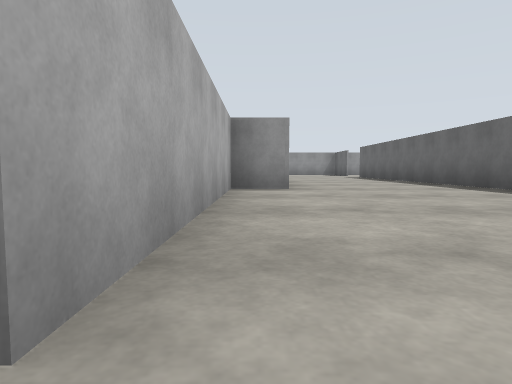
view 1 (above)

24 first-person views from a walk through a robot-simulator world made for Gazebo. The camera is 0.72 m above the floor, tilts 4° down and sees 75° across. The floor is counted in squares, 2.5 m on a side. Each view is taken from the middle of a square. On the plan, view 1 faces up. The plan holds only what a view shows up to about 9 squares ahead; the rest is blank. The place goes on beyond the plan.

view 2
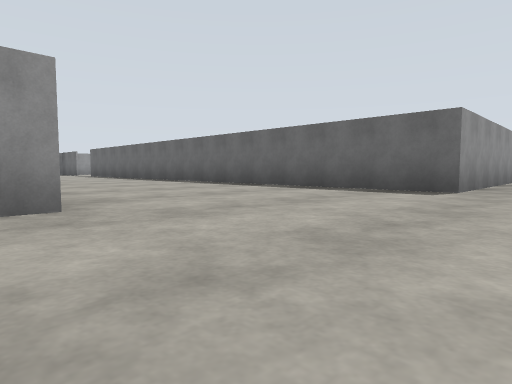

view 3
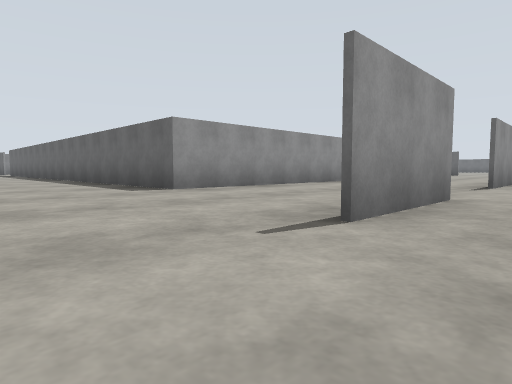

view 4
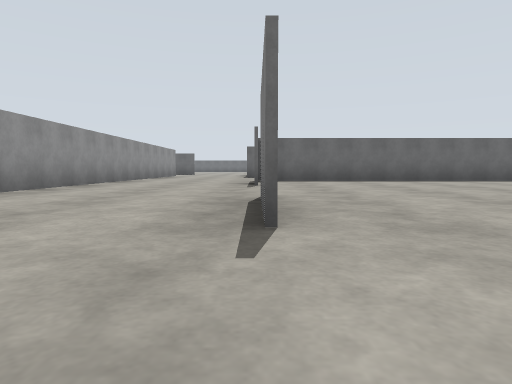

view 5
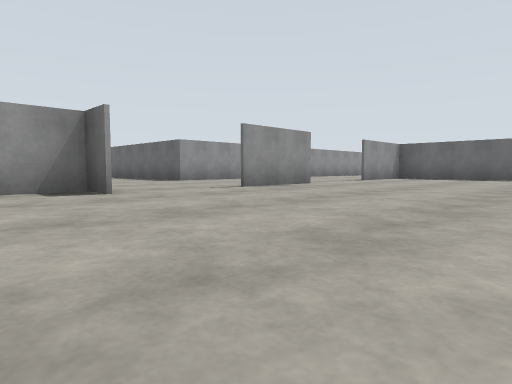

view 6
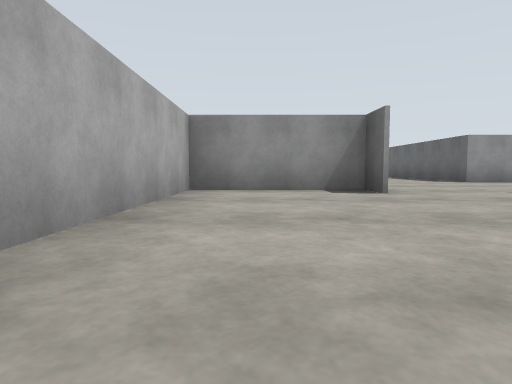

view 7
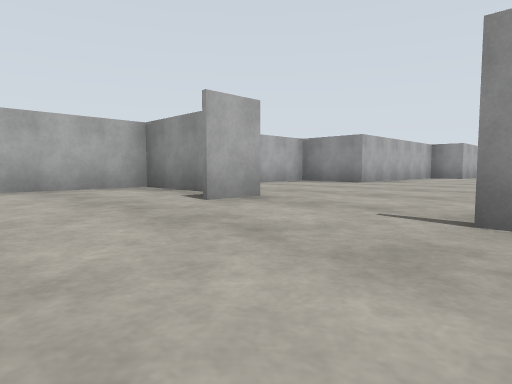

view 8
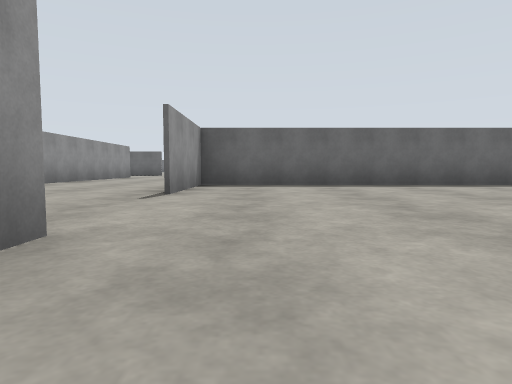

view 9
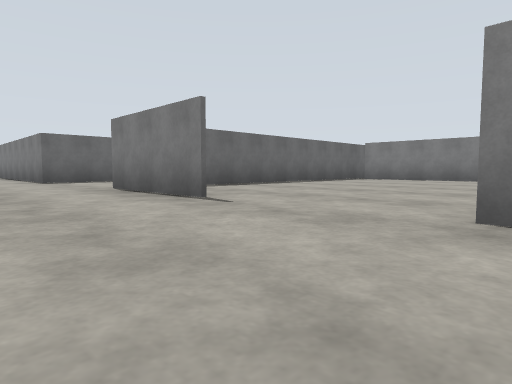

view 10
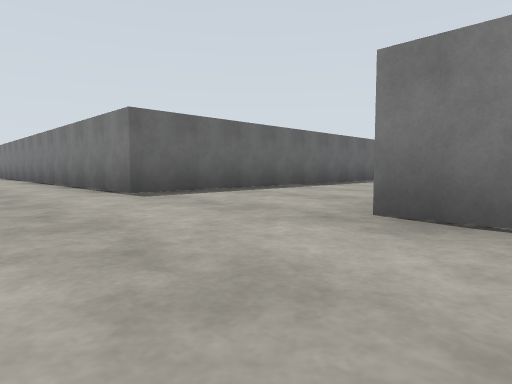

view 11
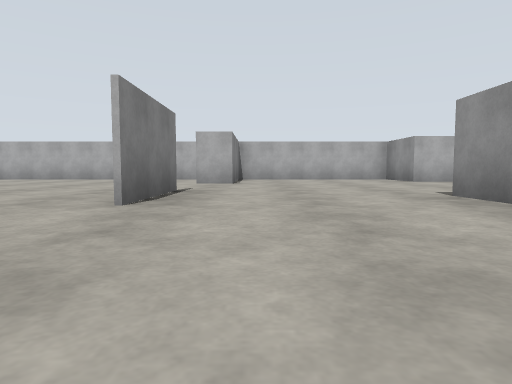

view 12
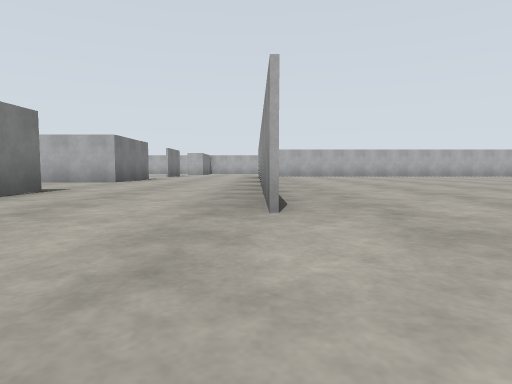

view 13
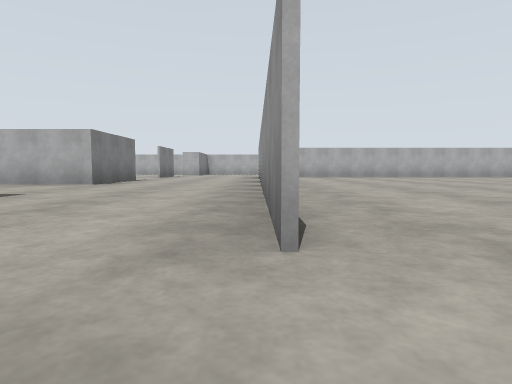

view 14
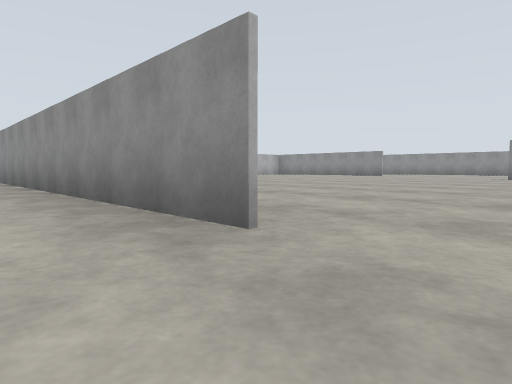

view 15
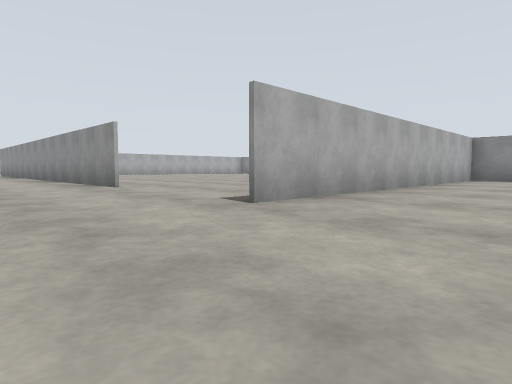

view 16
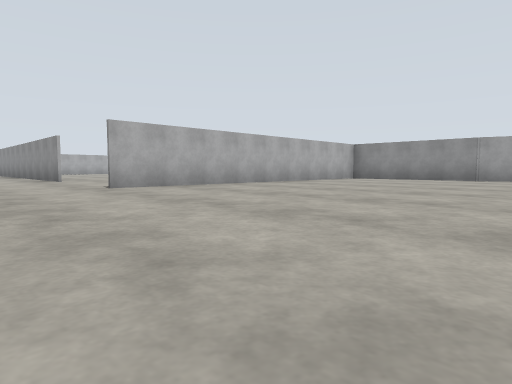

view 17
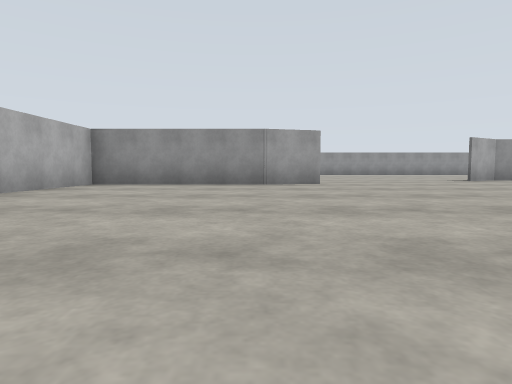

view 18
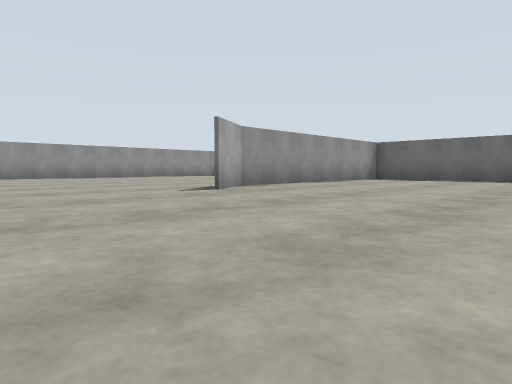

view 19
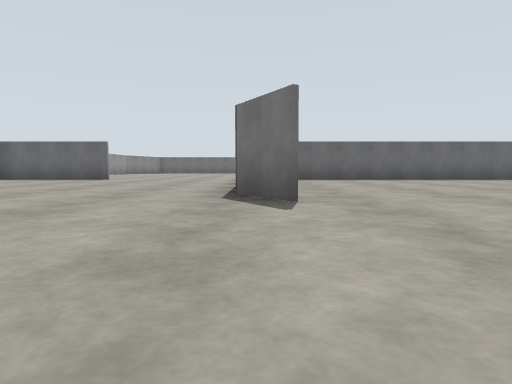

view 20
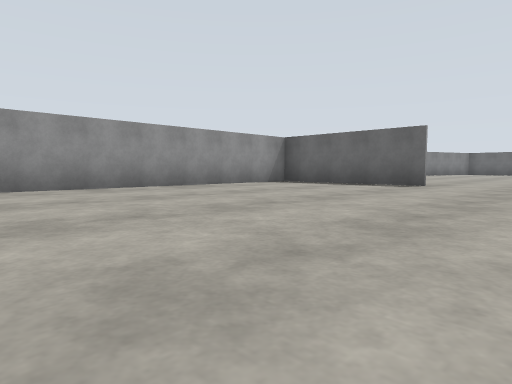

view 21
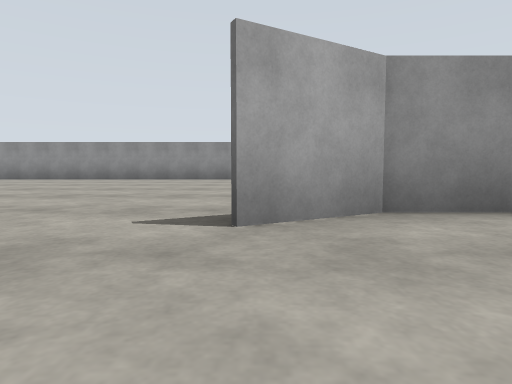

view 22
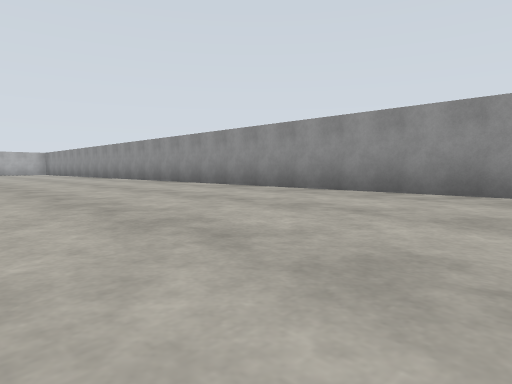

view 23
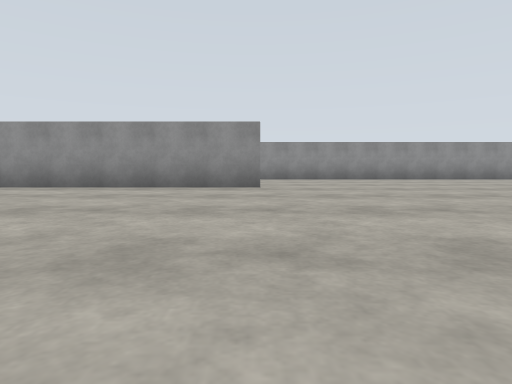

view 24
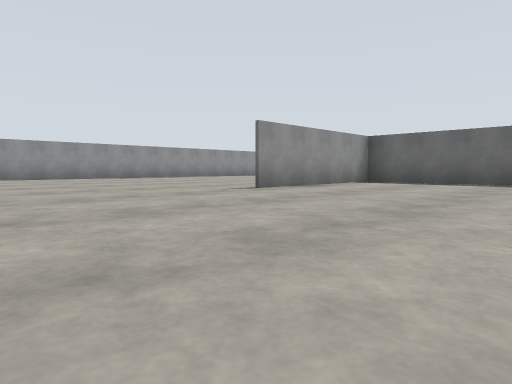

### Floor plan
Points are (right, up) in squares from view 1. A wall is a line through its corners. A room is listed if a view was taken in it or the views show most of it. See-through windows are left out.
Room 1 (views 1, 2, 4, 9, 10, 11)
walls: (6.6, -4) (8.9, -4) (8.9, -5.7); (2.5, -4) (4.5, -4); (11.4, -0.9) (3.5, -0.9) (3.5, 3.6); (-1.6, -3.5) (0.5, -3.5) (0.5, -4.3); (-0.4, 3.5) (-0.4, 0.5) (-1.9, 0.5) (-1.9, -3); (11.8, -8.5) (11.8, -3.7)
ways out: opening at (1.5, -4) to room 2; opening at (5.5, -4) to room 2; opening at (1, 4) to room 3; opening at (12.5, -2.5) to room 3
Room 2 (views 3, 5, 6, 7, 8)
walls: (4.5, -4.1) (2.5, -4.1); (0.5, -4.3) (0.5, -3.5) (-2, -3.5); (-1.9, -3) (-1.9, -8.5); (8.9, -8.5) (8.9, -4.1) (6.6, -4.1)
ways out: opening at (1.5, -4) to room 1; opening at (5.5, -4) to room 1
Room 3 (views 12, 13, 14, 19, 20, 22, 23, 24)
walls: (17, 6) (17, 8.5) (13.5, 8.5); (9.1, 11.1) (5, 11.1); (13.9, -0.9) (11.4, -0.9); (24.8, 7.7) (25.9, 8.3); (11.8, -3.7) (17.4, -3.7); (3.5, 3.6) (3.5, 9); (0.6, 4.7) (-0.4, 4.7) (-0.4, 3.5); (30.8, 11.9) (30.8, 15) (9.1, 15)
ways out: opening at (1, 4) to room 1; opening at (12.5, -2.5) to room 1; opening at (17, -2.5) to room 4; opening at (23, 7) to room 4
Room 4 (views 15, 16, 17, 18, 21)
walls: (21.3, 6.3) (20.1, 6); (20.2, 6) (17, 6) (17, -1.1); (30.8, 1.1) (30.8, 8.2) (25.8, 8.2) (24.9, 7.6); (17.4, -3.7) (19.1, -3.7)
ways out: opening at (17, -2.5) to room 3; opening at (23, 7) to room 3

Where each view was taken, in squares from view 1:
view 1: 0 up, 0 right, facing up
view 2: 2 down, 1 left, facing up-right
view 3: 5 down, 1 right, facing up-right
view 4: 4 down, 1 right, facing right
view 5: 8 down, 1 left, facing up-right
view 6: 8 down, 1 left, facing up
view 7: 6 down, 3 right, facing up-left
view 8: 5 down, 3 right, facing right
view 9: 2 down, 4 right, facing down-right
view 10: 2 down, 8 right, facing down-right
view 11: 3 down, 7 right, facing left
view 12: 1 down, 16 right, facing left
view 13: 1 down, 15 right, facing left
view 14: 2 down, 15 right, facing up-left
view 15: 3 down, 19 right, facing up-left
view 16: 3 down, 22 right, facing up-left
view 17: 0 up, 20 right, facing up
view 18: 4 up, 22 right, facing up-right
view 19: 8 up, 22 right, facing right
view 20: 10 up, 25 right, facing up-right
view 21: 6 up, 25 right, facing up
view 22: 11 up, 21 right, facing up-left
view 23: 6 up, 9 right, facing up
view 24: 5 up, 10 right, facing up-right
